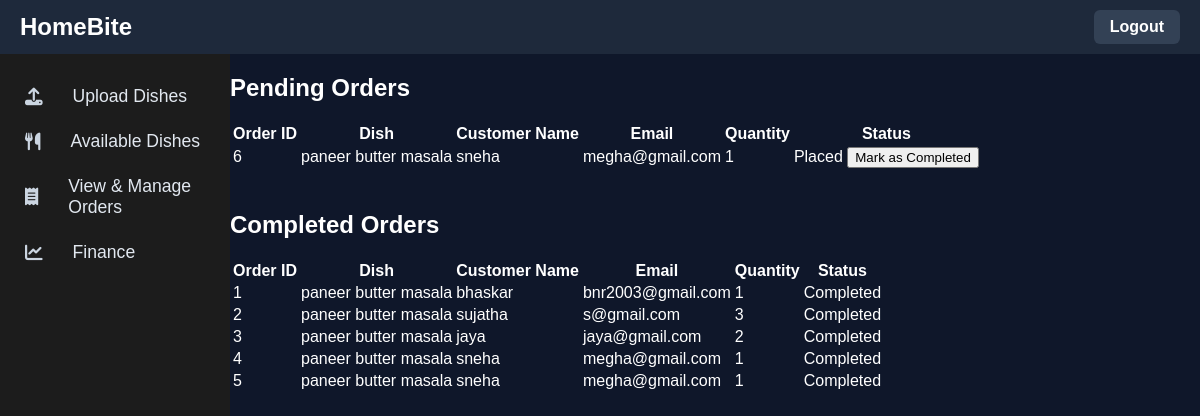
The page /chef/manage-orders (signed in) on the database as committed earlier.
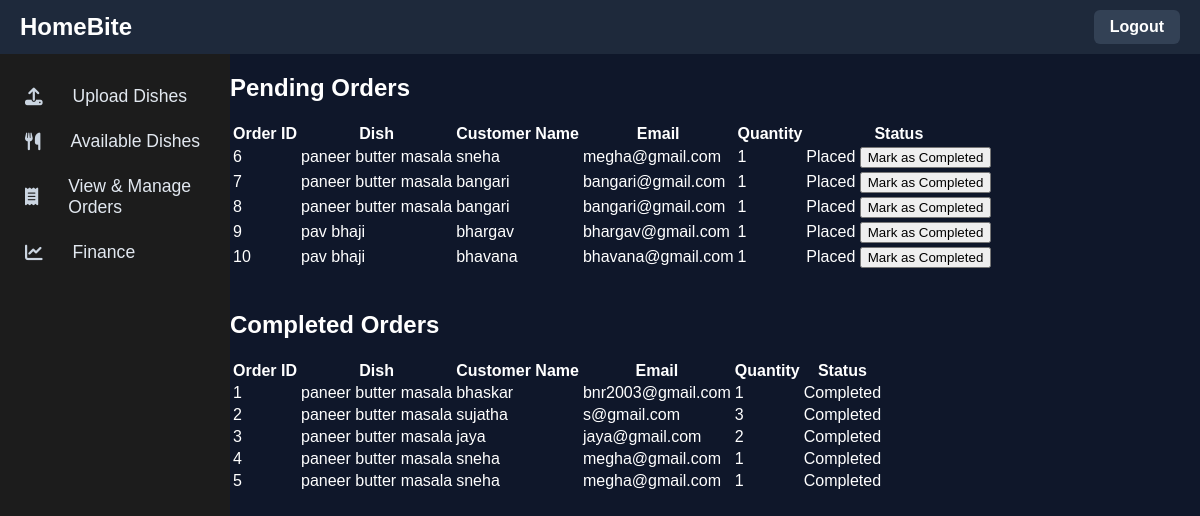
The same page on the database as committed later.
### tables this page shows
CREATE TABLE orders (
    id INTEGER PRIMARY KEY AUTOINCREMENT,
    customer_name TEXT NOT NULL,
    customer_email TEXT NOT NULL,
    customer_address TEXT NOT NULL,
    customer_phone TEXT NOT NULL,
    dish_id INTEGER,
    quantity INTEGER DEFAULT 1,
    status TEXT DEFAULT 'Placed', customer_id INTEGER REFERENCES customers(id), timestamp TEXT,
    FOREIGN KEY (dish_id) REFERENCES dishes(id)
);

CREATE TABLE dishes (
    id INTEGER PRIMARY KEY AUTOINCREMENT,
    chef_id INTEGER,
    name TEXT NOT NULL,
    description TEXT,
    price REAL,
    prep_time TEXT,
    image_filename TEXT
, available INTEGER DEFAULT 1);

### app.py (the view)
@app.route('/chef/manage-orders')
def manage_orders():
    if 'chef_id' not in session:
        return redirect('/chef/login')
    chef_id = session['chef_id']
    conn = sqlite3.connect('database.db')
    c = conn.cursor()
    c.execute('''
        SELECT orders.id, orders.customer_name, orders.customer_email,
               orders.quantity, orders.status, dishes.name as dish_name
        FROM orders
        JOIN dishes ON orders.dish_id = dishes.id
        WHERE dishes.chef_id = ? AND orders.status != 'Completed'
    ''', (chef_id,))
    pending_orders = c.fetchall()
    c.execute('''
        SELECT orders.id, orders.customer_name, orders.customer_email,
               orders.quantity, orders.status, dishes.name as dish_name
        FROM orders
        JOIN dishes ON orders.dish_id = dishes.id
        WHERE dishes.chef_id = ? AND orders.status = 'Completed'
    ''', (chef_id,))
    completed_orders = c.fetchall()
    conn.close()
    return render_template('manage_orders.html',
                           pending_orders=pending_orders,
                           completed_orders=completed_orders)

### templates/manage_orders.html (shortened to what this page needs)
{% extends "chef_template.html" %}
{% block content %}
<div class="container">
  <h2>Pending Orders</h2>
  {% if pending_orders %}
    <table>
      <thead>
        <tr>
          <th>Order ID</th>
          <th>Dish</th>
          <th>Customer Name</th>
          <th>Email</th>
          <th>Quantity</th>
          <th>Status</th>
        </tr>
      </thead>
      <tbody>
        {% for order in pending_orders %}
          <tr>
            <td>{{ order[0] }}</td>
            <td>{{ order[5] }}</td>
            <td>{{ order[1] }}</td>
            <td>{{ order[2] }}</td>
            <td>{{ order[3] }}</td>
            <td>
              {{ order[4] }}
              <form action="/chef/mark-completed/{{ order[0] }}" method="POST" style="display:inline;">
                <button type="submit">Mark as Completed</button>
              </form>
            </td>
          </tr>
        {% endfor %}
      </tbody>
    </table>
  {% else %}
    <p>No pending orders.</p>
  {% endif %}
  <h2 style="margin-top: 40px;">Completed Orders</h2>
  {% if completed_orders %}
    <table>
      <thead>
        <tr>
          <th>Order ID</th>
          <th>Dish</th>
          <th>Customer Name</th>
          <th>Email</th>
          <th>Quantity</th>
          <th>Status</th>
        </tr>
      </thead>
      <tbody>
        {% for order in completed_orders %}
          <tr>
            <td>{{ order[0] }}</td>
            <td>{{ order[5] }}</td>
            <td>{{ order[1] }}</td>
            <td>{{ order[2] }}</td>
            <td>{{ order[3] }}</td>
            <td>{{ order[4] }}</td>
          </tr>
        {% endfor %}
      </tbody>
    </table>
  {% else %}
    <p>No completed orders yet.</p>
  {% endif %}
</div>
{% endblock %}

Rows that differ between the two databases and show on the page:
added orders: id "7", name "paneer butter masala", customer_name "bangari", customer_email "bangari@gmail.com", quantity "1", status "Placed", shown under "Pending Orders"
added orders: id "8", name "paneer butter masala", customer_name "bangari", customer_email "bangari@gmail.com", quantity "1", status "Placed", shown under "Pending Orders"
added orders: id "9", name "pav bhaji", customer_name "bhargav", customer_email "bhargav@gmail.com", quantity "1", status "Placed", shown under "Pending Orders"
added orders: id "10", name "pav bhaji", customer_name "bhavana", customer_email "bhavana@gmail.com", quantity "1", status "Placed", shown under "Pending Orders"
